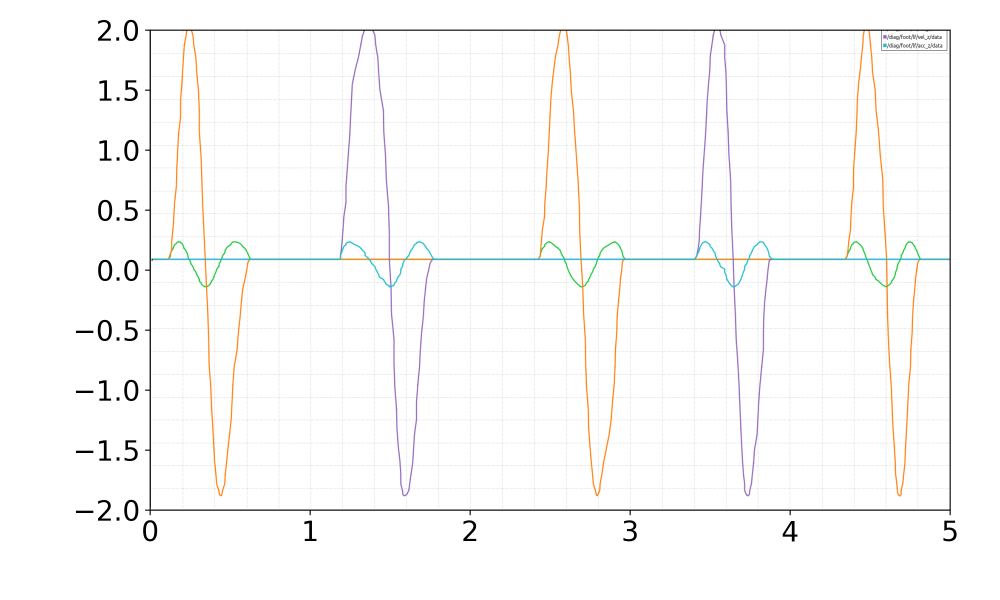
#> input picture Software/Middleware/robot_ros2/src/paper/figures/offline_traj_vel_acc_left.png, 3000 x 1800 px (shown at 1/3 size)
$ python fix_figures2.py
#> lines starting #> are read from the running program, lines starting #| are printed output that depends on the picture; after the words box and inside, x2 and y2 are one past the last pixel; in counts of white or black regions, pixels touching at a corner belong together
import cv2
import numpy as np
import matplotlib
matplotlib.use('Agg')
import matplotlib.pyplot as plt
import matplotlib.patches as mpatches

def fix_image(filename, x_range, y_range, legend_items):
#> called with filename = 'figures/offline_traj_vel_acc_left.png'
    print(f"Fixing {filename}...")
    img = cv2.imread(filename)
#> img is the input picture: shape (1800, 3000, 3); mean B, G, R 249.8, 250.3, 250.7
    if img is None: return
    gray = cv2.cvtColor(img, cv2.COLOR_BGR2GRAY)
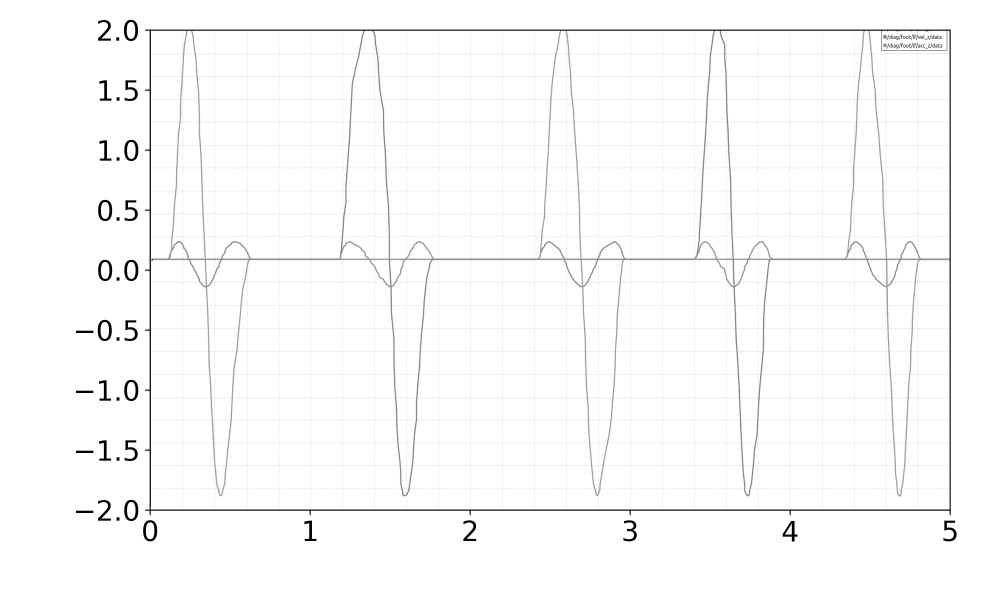
#> gray: shape (1800, 3000) (shown at 1/3 size); min 0, max 255, mean 250.3

    # 1. Find grid bounds
    edges = cv2.Canny(gray, 50, 150)
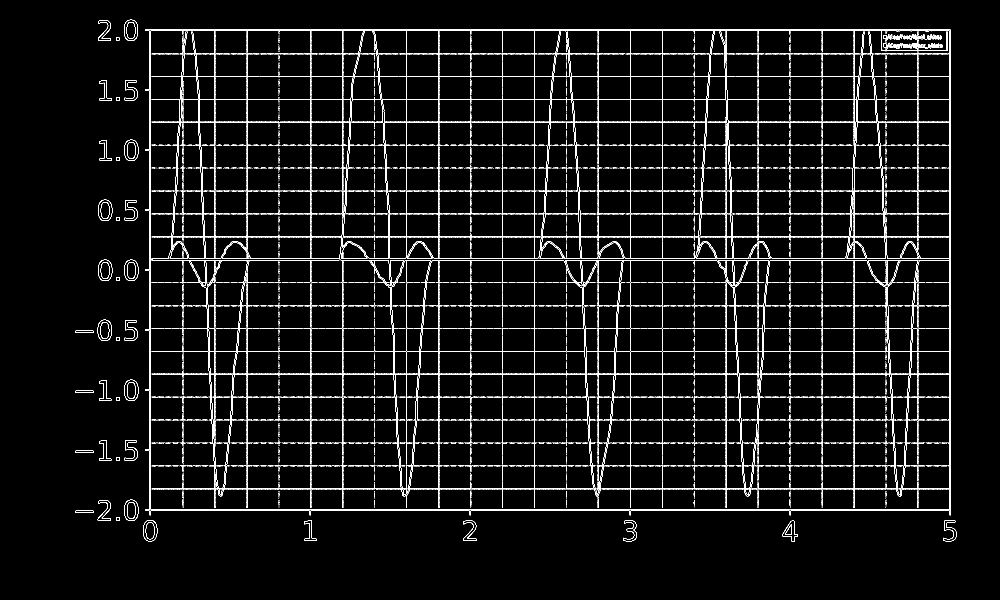
#> edges: shape (1800, 3000) (shown at 1/3 size); 3.6% white in thin lines or dots, all inside (x1, y1, x2, y2) = (227, 59, 2870, 1625)
    r_sum = np.sum(edges, axis=1)
#> r_sum = 1800 values, max 627045 at index 1532, min 0 at index 0, mean 27296
    c_sum = np.sum(edges, axis=0)
#> c_sum = 3000 values, max 372300 at index 2852, min 0 at index 0, mean 16377.6
    y1 = np.argmax(r_sum > np.max(r_sum)*0.5)
#> y1 = 88
    y2 = len(r_sum) - 1 - np.argmax(r_sum[::-1] > np.max(r_sum)*0.5)
#> y2 = 1532
    x1 = np.argmax(c_sum > np.max(c_sum)*0.5)
#> x1 = 448
    x2 = len(c_sum) - 1 - np.argmax(c_sum[::-1] > np.max(c_sum)*0.5)
#> x2 = 2852

    cropped = img[y1:y2, x1:x2]
    # Blank top right for old legend
    # Assume legend is max 800px wide, 350px tall
    cw, ch = 800, 350
    # Overwrite with white background grid
    cropped[0:ch, -cw:] = 255
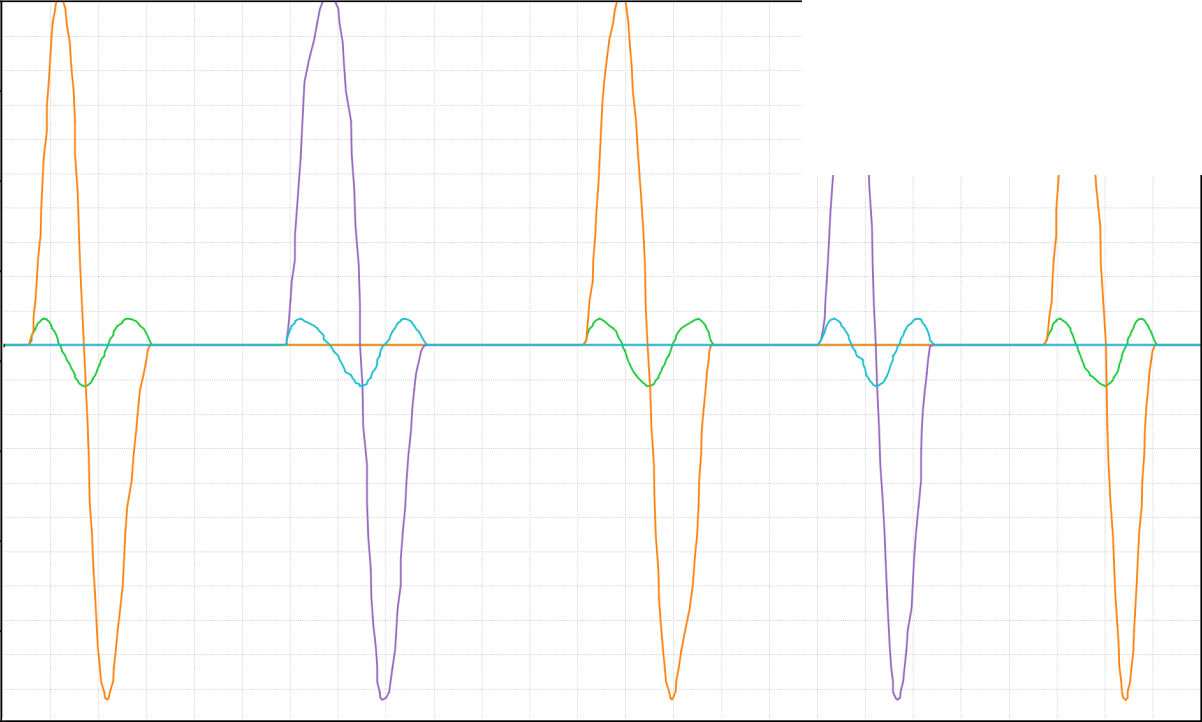
#> cropped: shape (1444, 2404, 3) (shown at 1/2 size); mean B, G, R 249.7, 250.3, 250.9

    cropped_rgb = cv2.cvtColor(cropped, cv2.COLOR_BGR2RGB)

    # 2. Plot with Matplotlib
    fig, ax = plt.subplots(figsize=(10, 6), dpi=300)
    plt.subplots_adjust(left=0.10, right=0.97, top=0.95, bottom=0.15)

    ax.imshow(cropped_rgb, aspect='auto', extent=[x_range[0], x_range[1], y_range[0], y_range[1]])

    plt.xticks(fontsize=20)
    plt.yticks(fontsize=20)

    handles = []
    for label, color in legend_items:
        patch = mpatches.Patch(color=color, label=label)
        handles.append(patch)
    if handles:
        # For multiple columns if 6 items
        ncol = 2 if len(handles) > 4 else 1
        ax.legend(handles=handles, loc='upper right', fontsize=14, framealpha=0.95, ncol=ncol)

    plt.savefig(filename)
    plt.close()

# Vel Acc
fix_image('figures/offline_traj_vel_acc_left.png', [0, 5], [-2, 2], [
    ('LB Acc', 'green'),
    ('LB Vel', '#ff7f00'),  # orange
    ('LF Vel', '#9467bd'),  # purple
    ('LF Acc', '#17becf')   # cyan
])

# Angle
fix_image('figures/offline_traj_angle_left.png', [0, 5], [0, 4.2], [
    ('LB Joint 1', '#1f77b4'),
    ('LB Joint 2', '#17becf'),
    ('LB Joint 3', '#bcbd22'),
    ('LF Joint 1', '#1f77b4'), # some dark blue
    ('LF Joint 2', '#d62728'), # red
    ('LF Joint 3', '#2ca02c')  # green
])
#> call 2 of fix_image, with filename = 'figures/offline_traj_angle_left.png'
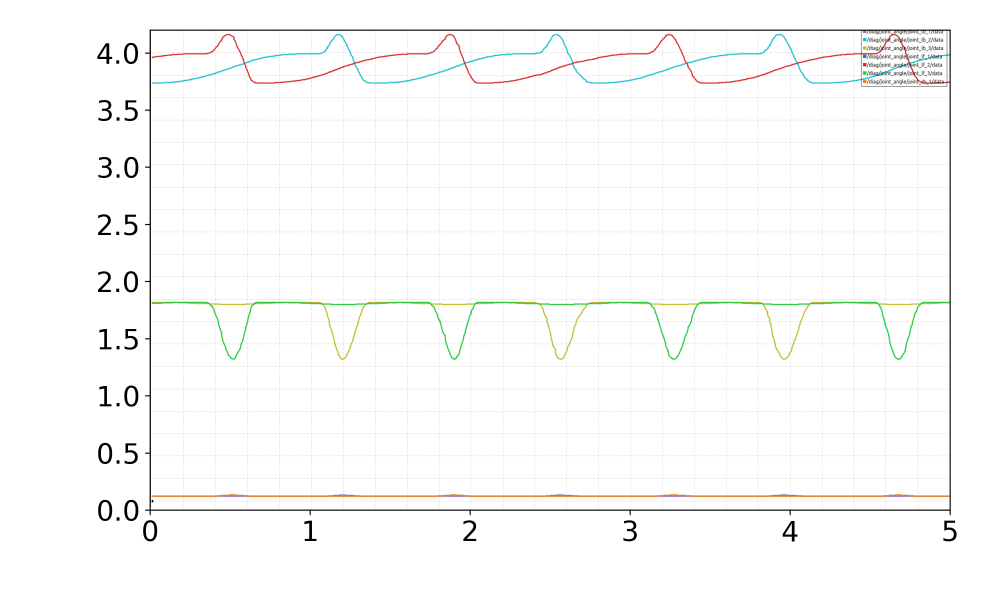
#> input picture Software/Middleware/robot_ros2/src/paper/figures/offline_traj_angle_left.png, 3000 x 1800 px (shown at 1/3 size)
#> in fix_image, img is the input picture: shape (1800, 3000, 3); mean B, G, R 249.9, 250.6, 250.4
#> in fix_image (call 2), `gray = cv2.cvtColor(img, cv2.COLOR_BGR2GRAY)`:
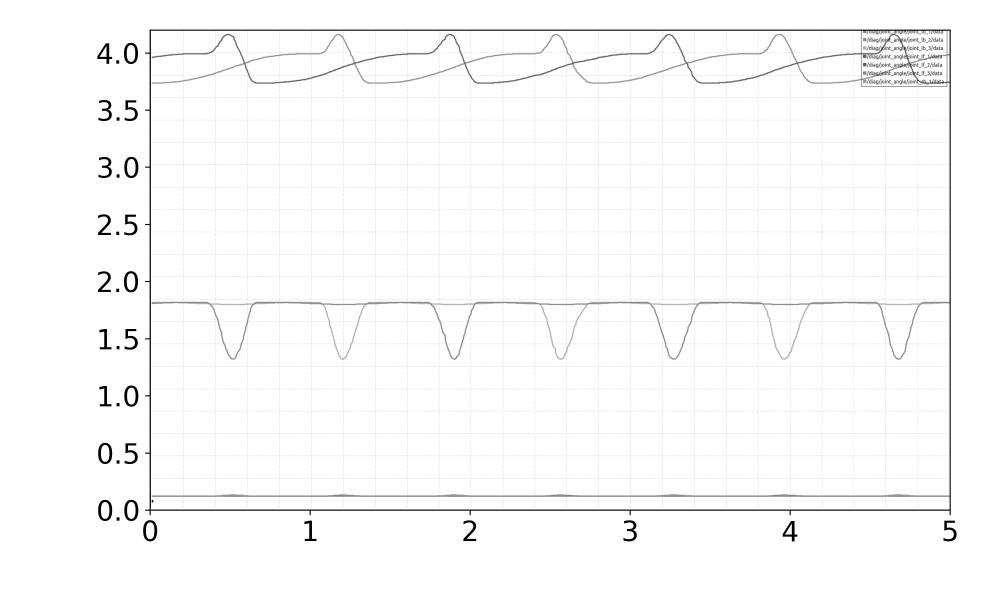
#> gray: shape (1800, 3000) (shown at 1/3 size); min 0, max 255, mean 250.4
#> in fix_image (call 2), `edges = cv2.Canny(gray, 50, 150)`:
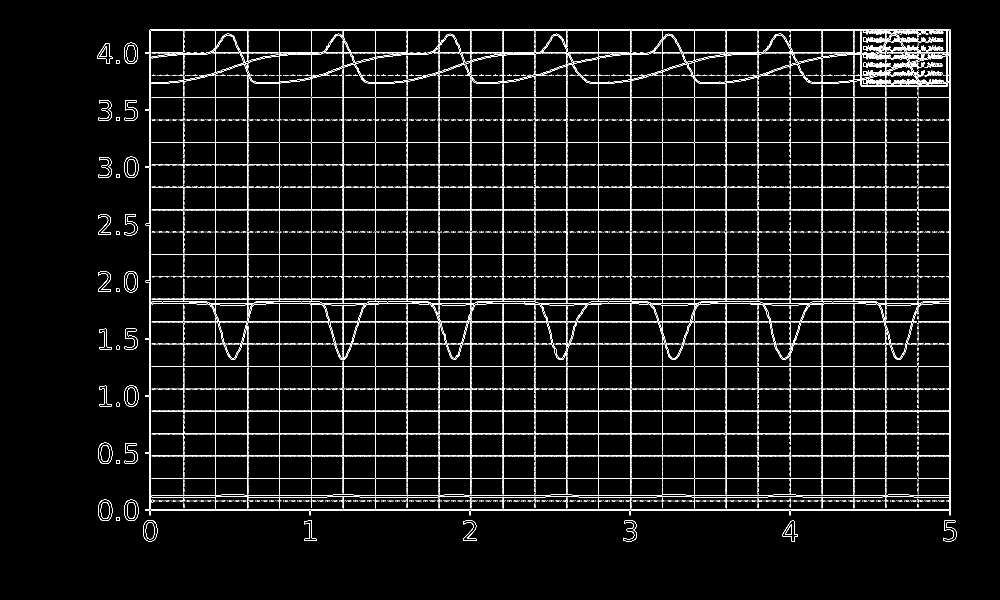
#> edges: shape (1800, 3000) (shown at 1/3 size); 3.7% white in thin lines or dots, all inside (x1, y1, x2, y2) = (292, 88, 2870, 1625)
#> in fix_image (call 2), `r_sum = np.sum(edges, axis=1)`: r_sum = 1800 values, max 616590 at index 1528, min 0 at index 0, mean 28234.3
#> in fix_image (call 2), `c_sum = np.sum(edges, axis=0)`: c_sum = 3000 values, max 372300 at index 2852, min 0 at index 0, mean 16940.6
#> in fix_image (call 2), `cropped[0:ch, -cw:] = 255`:
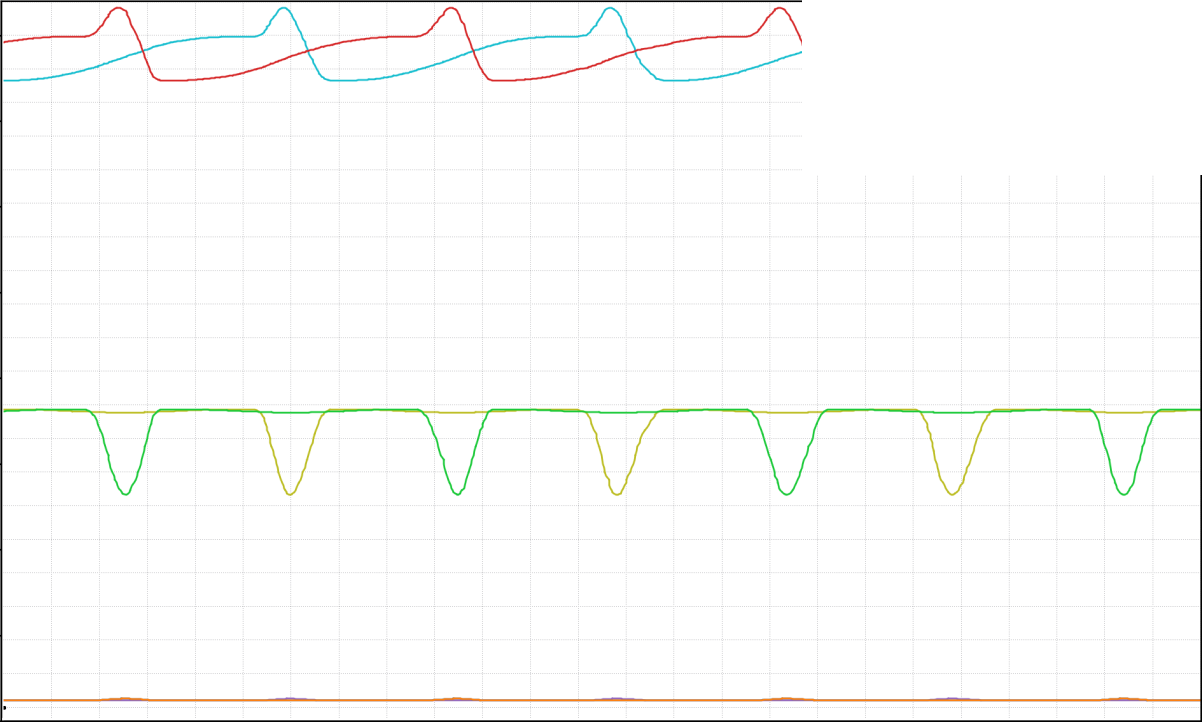
#> cropped: shape (1444, 2404, 3) (shown at 1/2 size); mean B, G, R 250, 251.1, 250.8
